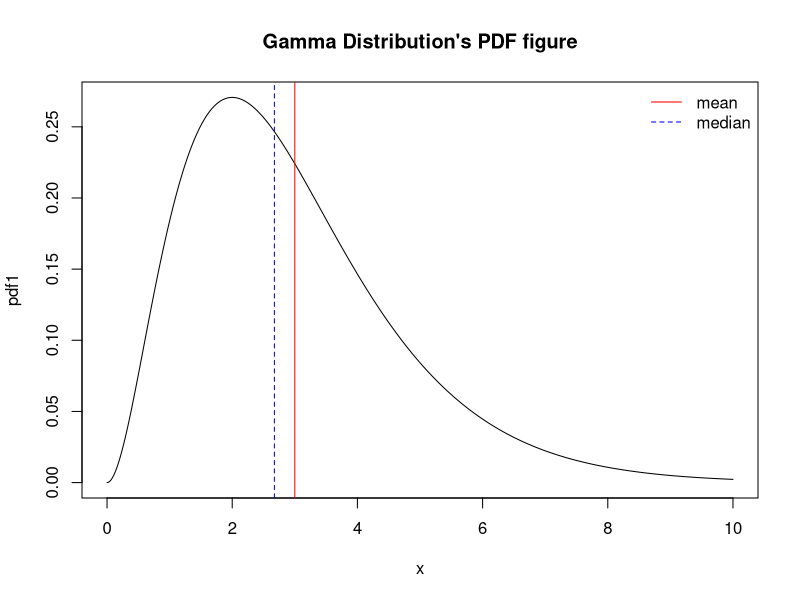
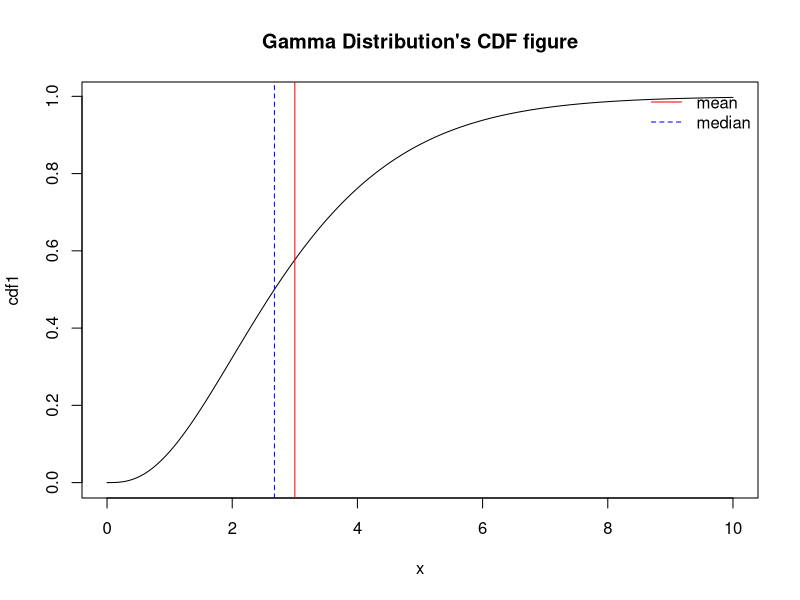
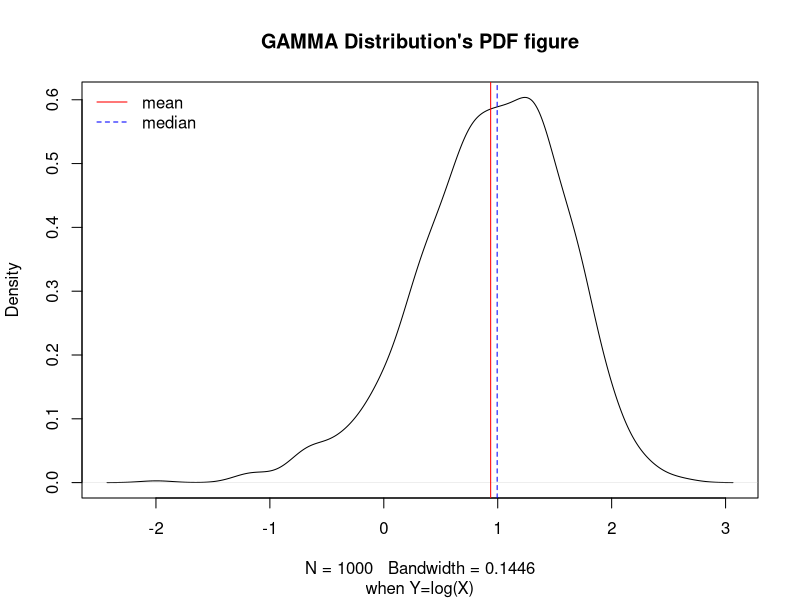
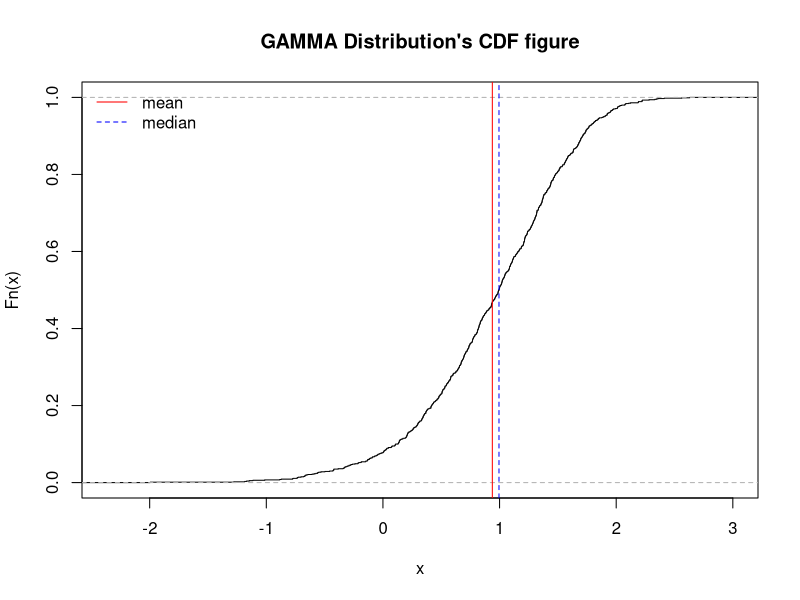
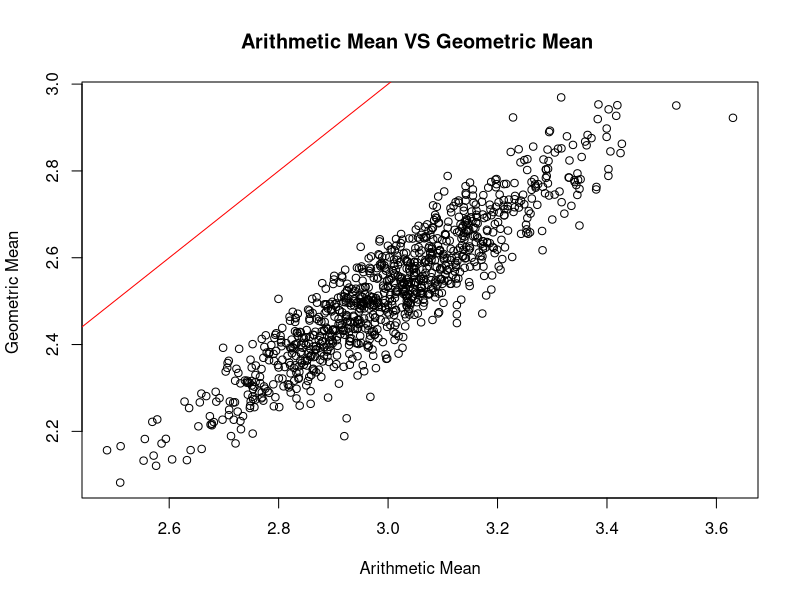
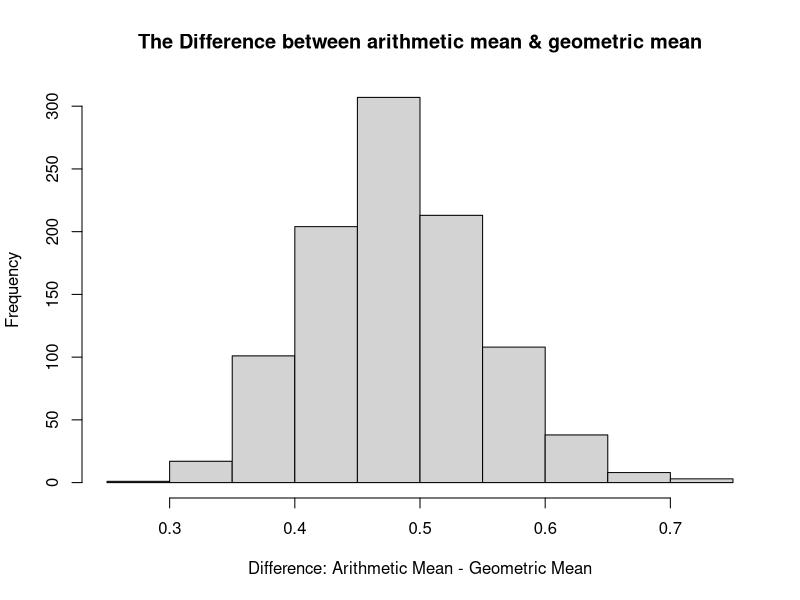
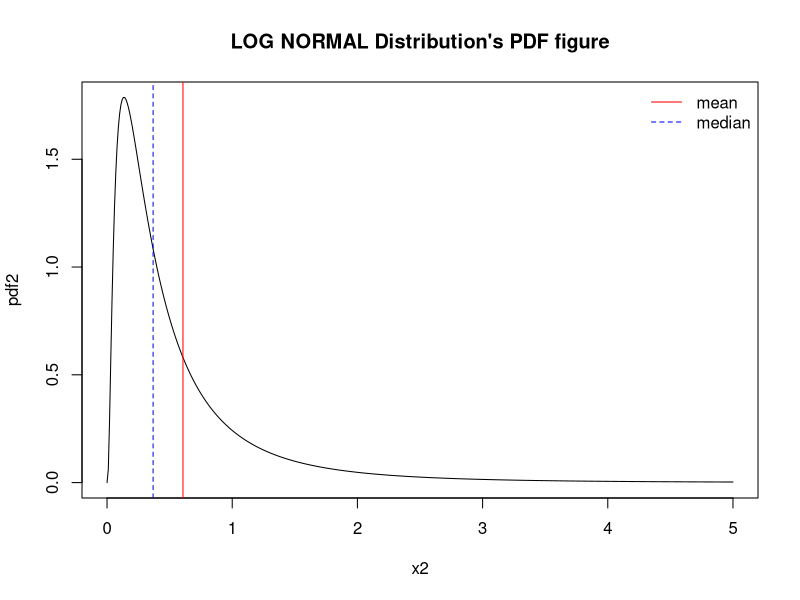
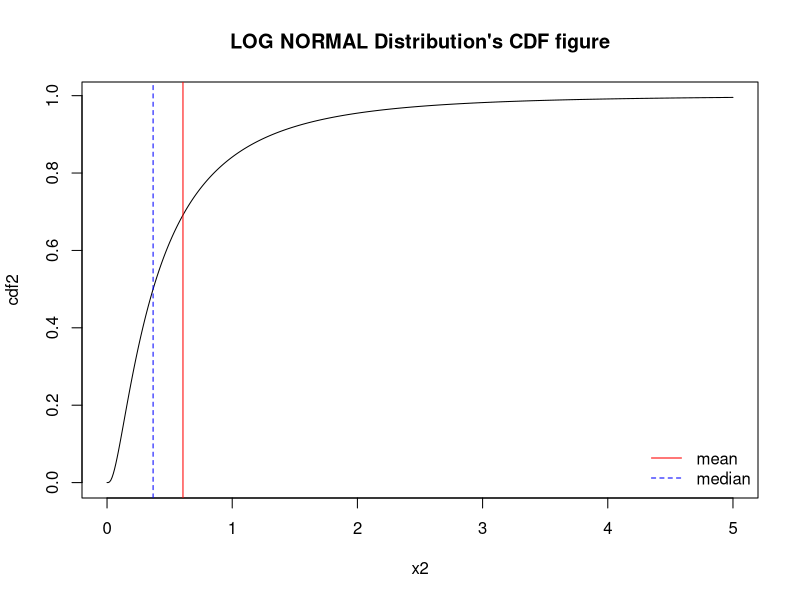

The R source for these figures, in order:
## ---- chunk 1
x = seq(0, 10, by = 0.01)
mean1 <- 3*1
median1 <- qgamma(0.5,shape = 3, scale = 1)
## ---- chunk 2
pdf1 <- dgamma(x, shape = 3, scale = 1)

# plot pdf figure
plot(x,pdf1,main='Gamma Distribution\'s PDF figure',type='l')
abline(v=mean1,col='red') 
abline(v=median1,col='blue',lty=2)
legend("topright",c("mean","median"),col=c("red","blue"),lty=c(1,2),bty = "n")
## ---- chunk 3
cdf1 <- pgamma(x, shape = 3, scale = 1)

# plot cdf figure
plot(x,cdf1,main='Gamma Distribution\'s CDF figure',type='l')
abline(v=mean1,col='red') 
abline(v=median1,col='blue',lty=2)
legend("topright",c("mean","median"),col=c("red","blue"),lty=c(1,2),bty = "n")
## ---- chunk 4
gamma2<-function(times,shape, scale,title1,title2){
X <- rgamma(times,shape, scale)
Y <- log(X)
plot(density(Y),type='l',main=title1,sub='when Y=log(X)')
abline(v=mean(Y),col='red') 
abline(v=median(Y),col='blue',lty=2)
legend("topleft",c("mean","median"),col=c("red","blue"),lty=c(1,2),bty = "n")

plot(ecdf(Y),main=title2)
abline(v=mean(Y),col='red') 
abline(v=median(Y),col='blue',lty=2)
legend("topleft",c("mean","median"),col=c("red","blue"),lty=c(1,2),bty = "n")
}

gamma2(1000,3,1,title1='GAMMA Distribution\'s PDF figure',title2='GAMMA Distribution\'s CDF figure')
## ---- chunk 5
gamma34<-function(n,size,shape, scale){

x=as.data.frame(replicate(n,rgamma(size,shape, scale)))

# arithmetic mean & ge mean
ar_mean <- colMeans(x)
ge_mean <- exp(colMeans(log(x))) 

plot(x=ar_mean,y=ge_mean,main='Arithmetic Mean VS Geometric Mean ',xlab = "Arithmetic Mean",  ylab = "Geometric Mean ")
abline(0,1,col='red')

hist(ar_mean-ge_mean,main= 'The Difference between arithmetic mean & geometric mean',xlab='Difference: Arithmetic Mean - Geometric Mean')
}

gamma34(1000,size=100,shape = 3, scale = 1)
## ---- chunk 6
x2<-seq(0,5,0.01)
mean2<-exp(-1+1^2/2)
median2<-exp(-1)
## ---- chunk 7
pdf2 <- dlnorm(x2,-1,1)

plot(x2,pdf2,main='LOG NORMAL Distribution\'s PDF figure',type='l')
abline(v=mean2,col='red') 
abline(v=median2,col='blue',lty=2)
legend("topright",c("mean","median"),col=c("red","blue"),lty=c(1,2),bty = "n")
## ---- chunk 8
cdf2 <- plnorm(x2,-1,1)

plot(x2,cdf2,main='LOG NORMAL Distribution\'s CDF figure',type='l')
abline(v=mean2,col='red') 
abline(v=median2,col='blue',lty=2)
legend("bottomright",c("mean","median"),col=c("red","blue"),lty=c(1,2),bty = "n")
## ---- chunk 9
lnorm2<-function(times,μ,σ,title1,title2){
X <- rlnorm(times,μ,σ)
Y <- log(X)
plot(density(Y),type='l',main=title1,sub='when Y=log(X)')
abline(v=mean(Y),col='red') 
abline(v=median(Y),col='blue',lty=2)
legend("topleft",c("mean","median"),col=c("red","blue"),lty=c(1,2),bty = "n")

plot(ecdf(Y),main=title2)
abline(v=mean(Y),col='red') 
abline(v=median(Y),col='blue',lty=2)
legend("topleft",c("mean","median"),col=c("red","blue"),lty=c(1,2),bty = "n")
}

lnorm2(1000,-1,1,title1='Log NORMA Distribution\'s PDF figure',title2='Log NORMA Distribution\'s CDF figure')
## ---- chunk 10
lnorm34<-function(n,size,μ,σ){

x=as.data.frame(replicate(n,rlnorm(size,μ,σ)))

# arithmetic mean & ge mean
ar_mean <- colMeans(x)
ge_mean <- exp(colMeans(log(x))) 

plot(x=ar_mean,y=ge_mean,main='Arithmetic Mean VS Geometric Mean ',xlab = "Arithmetic Mean",  ylab = "Geometric Mean ")
abline(0,1,col='red')

hist(ar_mean-ge_mean,main= 'The Difference between arithmetic mean & geometric mean',xlab='Difference: Arithmetic Mean - Geometric Mean')
}

lnorm34(1000,size=100,μ=-1,σ=1)
## ---- chunk 11
x3 <- seq(-2,14,0.01)
mean3 <- (0+12)/2
median3 <-qunif(0.5,0,12)
## ---- chunk 12
pdf3 <- dunif(x3,0,12)

plot(x3,pdf3,main='UNIFORM Distribution\'s PDF figure',type='l')
abline(v=mean3,col='red') 
abline(v=median3,col='blue',lty=2)
legend("topright",c("mean","median"),col=c("red","blue"),lty=c(1,2),bty = "n")
## ---- chunk 13
cdf3 <- punif(x3,0,12)

plot(x3,cdf3,main='UNIFORM Distribution\'s CDF figure',type='l')
abline(v=mean3,col='red') 
abline(v=median3,col='blue',lty=2)
legend("bottomright",c("mean","median"),col=c("red","blue"),lty=c(1,2),bty = "n")
## ---- chunk 14
unif2<-function(times,a,b,title1,title2){
X <- runif(times,a,b)
Y <- log(X)
plot(density(Y),type='l',main=title1,sub='when Y=log(X)')
abline(v=mean(Y),col='red') 
abline(v=median(Y),col='blue',lty=2)
legend("topleft",c("mean","median"),col=c("red","blue"),lty=c(1,2),bty = "n")

plot(ecdf(Y),main=title2)
abline(v=mean(Y),col='red') 
abline(v=median(Y),col='blue',lty=2)
legend("topleft",c("mean","median"),col=c("red","blue"),lty=c(1,2),bty = "n")
}

unif2(1000,a=0,b=12,title1='UNIFORM Distribution\'s PDF figure',title2='UNIFORM Distribution\'s CDF figure')
## ---- chunk 15
unif34<-function(n,size,a,b){

x=as.data.frame(replicate(n,runif(size,a,b)))

# arithmetic mean & ge mean
ar_mean <- colMeans(x)
ge_mean <- exp(colMeans(log(x))) 

plot(x=ar_mean,y=ge_mean,main='Arithmetic Mean VS Geometric Mean ',xlab = "Arithmetic Mean",  ylab = "Geometric Mean ")
abline(0,1,col='red')

hist(ar_mean-ge_mean,main= 'The Difference between arithmetic mean & geometric mean',xlab='Difference: Arithmetic Mean - Geometric Mean')
}

unif34(1000,size=100,a=0,b=12)
## ---- chunk 16
ans2<- function(number,i){
  ar_mean = NA
  ge_mean = NA
  for (n in 1:i){
    X=sample(number,i,replace=T)
    ar_mean[n]=mean(X)
    ge_mean[n]=exp(mean(log(X)))
}
  unique(ifelse(ar_mean >=ge_mean ,"Prove","Unprove"))
}
ans2(1000,1000)
## ---- chunk 17
ans3<- function(number,i){
  mean_log = NA
  log_mean = NA
   diff=NA
  for (n in 1:i){
    X=sample(number,i,replace=T)
    mean_log[n]=mean(log(X))
    log_mean[n]=log(mean(X))
    diff[n]=mean_log[n]-log_mean[n]
}
  if (max(diff)<0){
    print('E[log(X)] is always smaller than log(E[X])')
  }
   if (min(diff)>0){
     print('E[log(X)] is always larger than log(E[X])')
   }
}
ans3(1000,1000)
